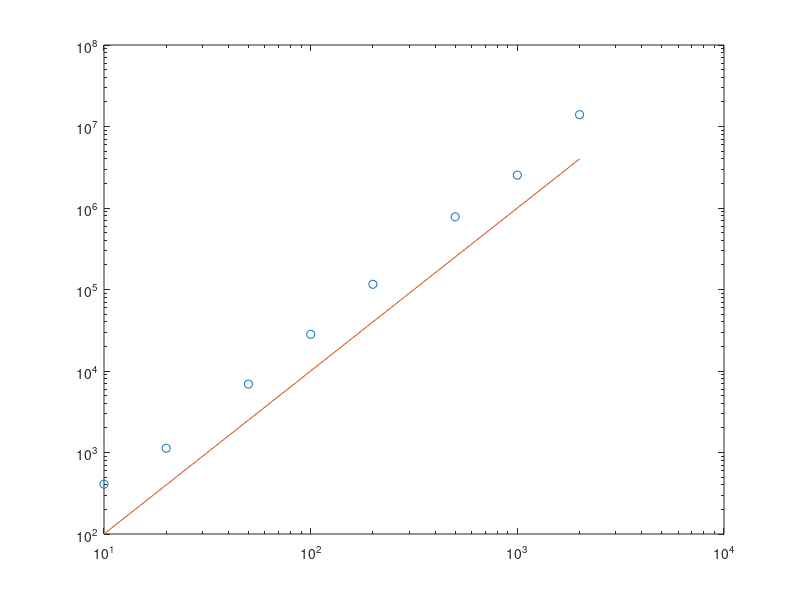

Write the MATLAB code that produced this figure.
times = [];
l = [];
ns = [10,20,50,100,200,500,1000,2000];

for n = ns

    start_time = tic;
    
    matrix = zeros(n,n);
    iden = eye(n);
    
    for i = 1:n
        for j = 1:n
            if i==j
                matrix(i,j)=2/(n+1);
            else
                matrix(i,j)=1/(n+1);
            end 
        end  
    end
    
    term = iden - matrix;
    r= 2;
    
    for k = 1:r
        term = term + ((iden - matrix)^(k))/(k);
    end
    
    end_time = tic;
    times = [times, (end_time - start_time)];
    
    l = [l, n^r];
    
    if n ==10
        b = (-1)*term;
        fle = fopen('output_matlab.txt','w');
        fprintf(fle,'-%d: %d %d\n', b.');
        fclose(fle);
    end
   
end

loglog(ns,times,'o',ns,l,'-')
saveas(gcf,'plot_matlab.png')  

    
